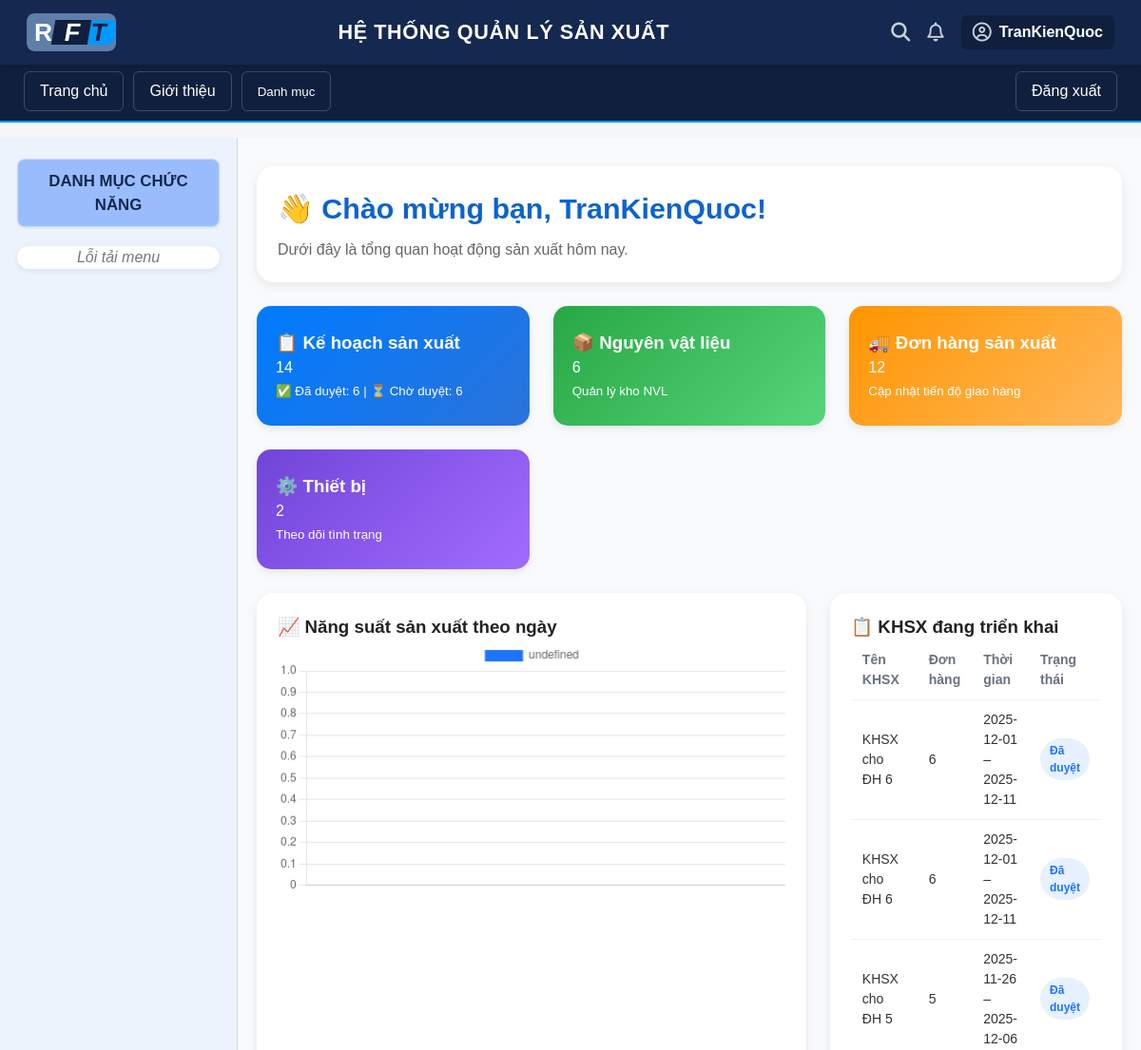
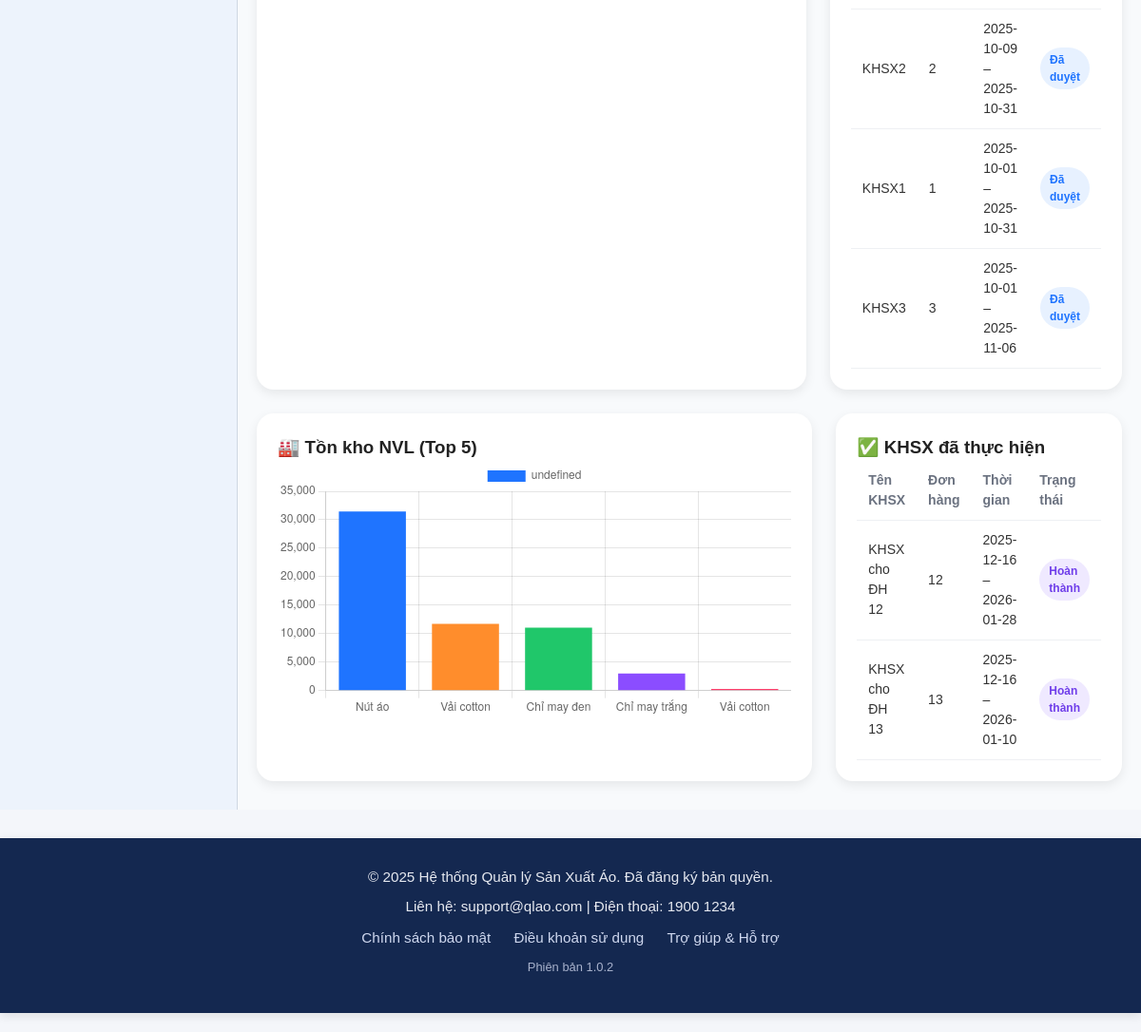
Page /index.php?page=home (signed in) on the earlier database version (2 pictures, top to bottom).
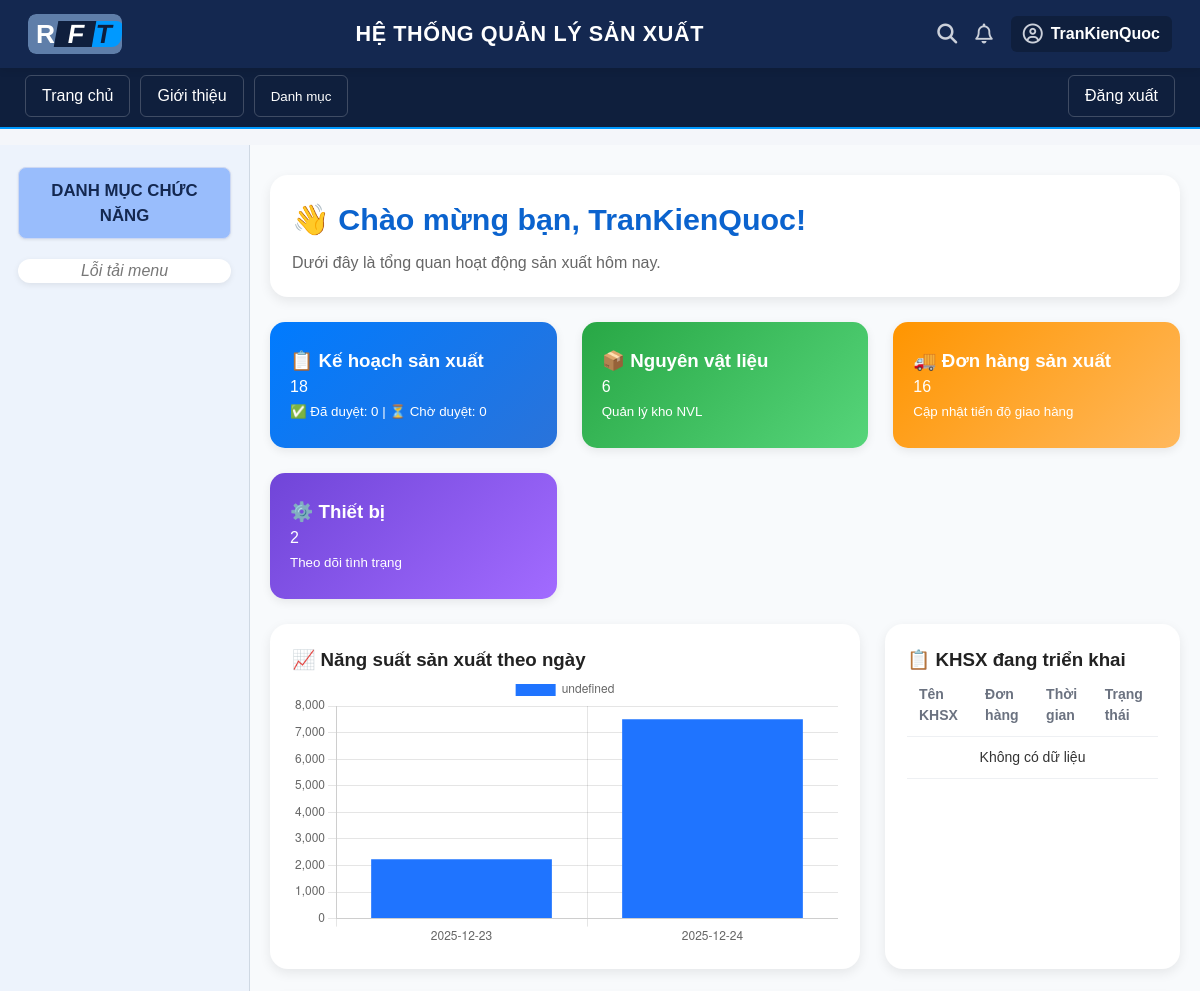
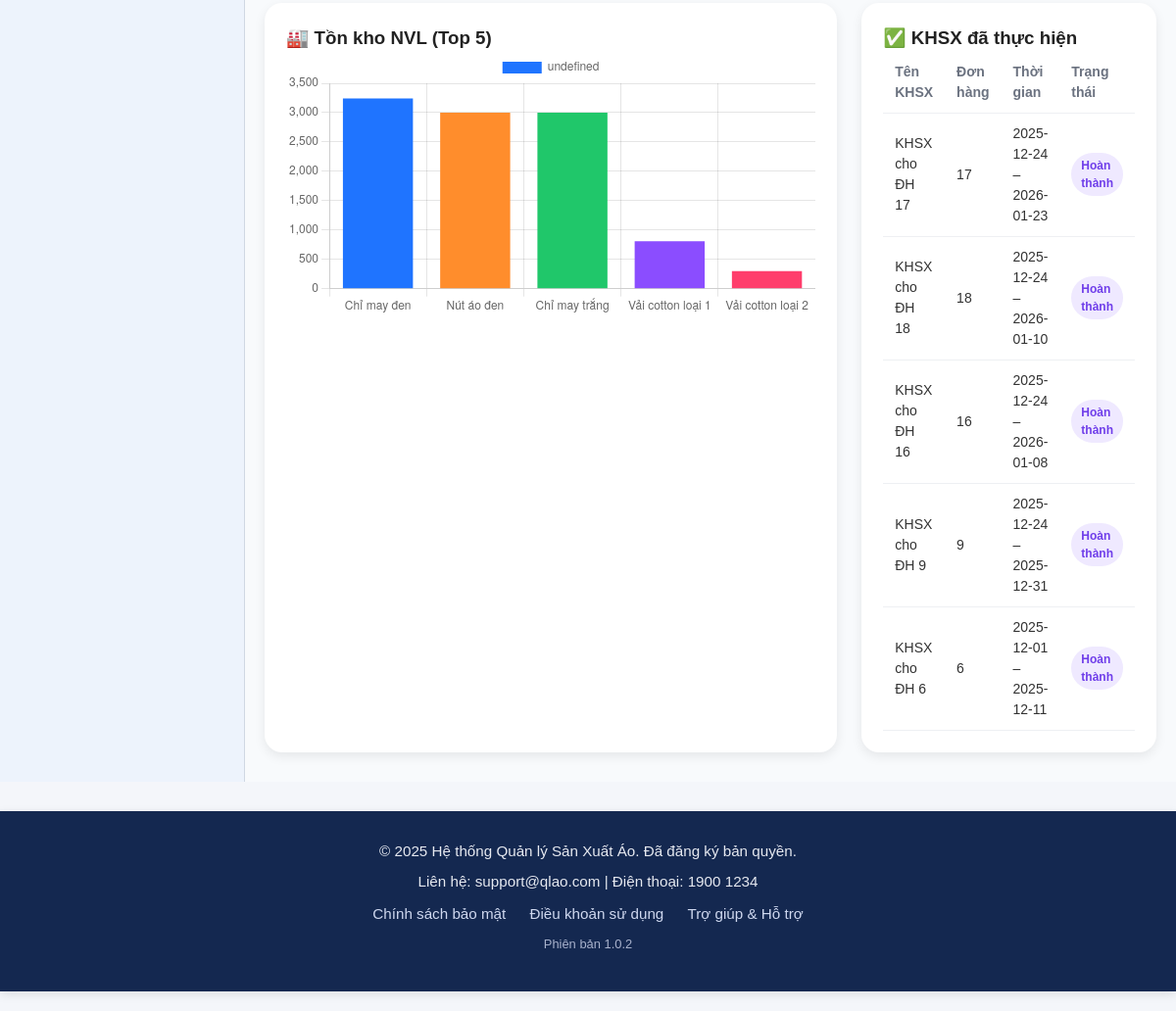
Same page on the later database version (2 pictures, top to bottom).
### tables this page shows
CREATE TABLE `kehoachsanxuat` (
  `maKHSX` int(11) NOT NULL,
  `tenKHSX` varchar(100) NOT NULL,
  `maDonHang` int(11) NOT NULL,
  `maSanPham` int(11) NOT NULL,
  `thoiGianBatDau` date NOT NULL,
  `thoiGianKetThuc` date NOT NULL,
  `trangThai` varchar(50) NOT NULL DEFAULT 'Chờ duyệt',
  `maND` int(11) NOT NULL
);

### app/controllers/HomeController.php (called while the page is built, shortened)
<?php
require_once 'app/models/HomeModel.php';
class HomeController
{
    public function index()
    {
        $isLoggedIn = true;
        $homeModel = new HomeModel();
        $thongKe = $homeModel->layThongKeTongQuan();
        $duLieuBieuDo = $homeModel->layNangSuatTheoNgay(7);
        $KHSXDangTrienKhai = $homeModel->layKHSXDangTrienKhai();
        $KHSXDaThucHien = $homeModel->layKHSXDaThucHien();
        $tonKhoNVL = $homeModel->layTonKhoNVL();
        require_once 'app/views/home.php';
    }
}

### app/models/HomeModel.php (called while the page is built)
<?php
require_once 'ketNoi.php';
class HomeModel {
    private $conn;
    public function __construct() {
        $db = new KetNoi();
        $this->conn = $db->connect();
    }
    public function layThongKeTongQuan() {
        $data = [];
        $data['tongKHSX'] = $this->getCount("SELECT COUNT(*) FROM kehoachsanxuat");
        $data['tongNVL'] = $this->getCount("SELECT COUNT(*) FROM nvl");
        $data['tongDonHang'] = $this->getCount("SELECT COUNT(*) FROM donhangsanxuat");
        $data['tongThietBi'] = $this->getCount("SELECT COUNT(*) FROM thietbi");
        $data['daDuyet'] = $this->getCount("SELECT COUNT(*) FROM kehoachsanxuat WHERE trangThai='Đã duyệt'");
        $data['choDuyet'] = $this->getCount("SELECT COUNT(*) FROM kehoachsanxuat WHERE trangThai='Chờ duyệt'");
        return $data;
    }
    private function getCount($sql) {
        $result = $this->conn->query($sql);
        return $result ? $result->fetch_row()[0] : 0;
    }
    public function layNangSuatTheoNgay($soNgay = 7) {
    $sql = "
        SELECT
            DATE(ngayLam) AS ngay,
            SUM(soLuongSPHoanThanh) AS tongSoLuong
        FROM ghinhanthanhphamtheongay
        WHERE ngayLam >= DATE_SUB(CURDATE(), INTERVAL ? DAY)
        GROUP BY DATE(ngayLam)
        ORDER BY ngay ASC
    ";
    $stmt = $this->conn->prepare($sql);
    $stmt->bind_param('i', $soNgay);
    $stmt->execute();
    $result = $stmt->get_result();
    $data = [];
    while ($row = $result->fetch_assoc()) {
        $data[] = $row;
    }
    return $data;
}
public function layKHSXDangTrienKhai() {
    $sql = "
        SELECT
            tenKHSX,
            maDonHang,
            thoiGianBatDau,
            thoiGianKetThuc,
            trangThai
        FROM kehoachsanxuat
        WHERE trangThai IN ('Đang sản xuất', 'Đã duyệt')
        ORDER BY thoiGianBatDau DESC
        LIMIT 10
    ";
    return $this->conn->query($sql)->fetch_all(MYSQLI_ASSOC);
}
public function layKHSXDaThucHien() {
    $sql = "
        SELECT
            tenKHSX,
            maDonHang,
            thoiGianBatDau,
            thoiGianKetThuc,
            trangThai
        FROM kehoachsanxuat
        WHERE trangThai IN ('Hoàn thành', 'Đã kết thúc')
        ORDER BY thoiGianKetThuc DESC
        LIMIT 10
    ";
    return $this->conn->query($sql)->fetch_all(MYSQLI_ASSOC);
}
public function layTonKhoNVL() {
    $sql = "
        SELECT tenNVL, soLuongTonKho
        FROM nvl
        ORDER BY soLuongTonKho DESC
        LIMIT 5
    ";
    return $this->conn->query($sql)->fetch_all(MYSQLI_ASSOC);
}
}

### app/models/ketNoi.php (called while the page is built, shortened)
<?php
class KetNoi {
    private $host = "localhost";
    private $user = "root";
    private $pass = "";
    private $dbname = "dl_final";
    public function connect() {
        $this->conn = new mysqli($this->host, $this->user, $this->pass, $this->dbname);
        $this->conn->set_charset("utf8mb4");
        return $this->conn;
    }
}
?>

### app/views/home.php (the view, shortened to what the changed rows need)
<!DOCTYPE html>
<html lang="vi">
<head>
    <link rel="stylesheet" href="public/css/style.css">
</head>
<body>
    <?php include 'app/views/layouts/header.php'; ?>
    <div class="main-container">
        <?php if (!$isLoggedIn): ?>
            <div class="welcome-container">
                <div class="welcome-card">
                    <h1 style="font-size:2.2em;font-weight:800;color:#0b63ce;margin-bottom:12px;font-family:'Inter', sans-serif;">👋 Chào mừng bạn đến hệ
                        thống QLSX</h1>
                    <p style="font-size:1.05em;color:#555;line-height:1.6;margin-bottom:28px;">
                        Giải pháp quản lý sản xuất thông minh – theo dõi kế hoạch, nguyên vật liệu và năng suất trong một
                        nền tảng duy nhất.
                    </p>
                    <button class="login-btn" onclick="window.location.href='index.php?page=login'">🔐 Đăng nhập
                        ngay</button>
                </div>
            </div>
        <?php else: ?>
            <div class="dashboard-container">
                <div class="panel" style="margin-bottom:25px;">
                    <h1 style="font-size:1.9em;font-weight:700;color:#0b63ce;margin:0;">
                        👋 Chào mừng bạn, <?= htmlspecialchars($_SESSION['user']['hoTen'] ?? '') ?>!
                    </h1>
                    <p style="color:#666;margin-top:8px;">Dưới đây là tổng quan hoạt động sản xuất hôm nay.</p>
                </div>
                <div class="dashboard-stats">
                    <div class="card" style="background:linear-gradient(135deg,#007bff,#2a73da);color:#fff;">
                        <h3>📋 Kế hoạch sản xuất</h3>
                        <p><?= $thongKe['tongKHSX'] ?? 0 ?></p>
                        <small>✅ Đã duyệt: <?= $thongKe['daDuyet'] ?? 0 ?> | ⏳ Chờ duyệt:
                            <?= $thongKe['choDuyet'] ?? 0 ?></small>
                    </div>
                    <div class="card" style="background:linear-gradient(135deg,#28a745,#56d57a);color:#fff;">
                        <h3>📦 Nguyên vật liệu</h3>
                        <p><?= $thongKe['tongNVL'] ?? 0 ?></p>
                        <small>Quản lý kho NVL</small>
                    </div>
                    <div class="card" style="background:linear-gradient(135deg,#ff9500,#ffb85c);color:#fff;">
                        <h3>🚚 Đơn hàng sản xuất</h3>
                        <p><?= $thongKe['tongDonHang'] ?? 0 ?></p>
                        <small>Cập nhật tiến độ giao hàng</small>
                    </div>
                    <div class="card" style="background:linear-gradient(135deg,#7045d8,#a26bff);color:#fff;">
                        <h3>⚙️ Thiết bị</h3>
                        <p><?= $thongKe['tongThietBi'] ?? 0 ?></p>
                        <small>Theo dõi tình trạng</small>
                    </div>
                </div>
                <div class="grid-2-1" style="margin-top:25px;margin-bottom:25px;">
                    <div class="panel">
                        <h3>📈 Năng suất sản xuất theo ngày</h3>
                        <canvas id="chartNangSuat"></canvas>
                    </div>
                    <div class="panel">
                        <h3>📋 KHSX đang triển khai</h3>
                        <table class="table">
                            <tr>
                                <th>Tên KHSX</th>
                                <th>Đơn hàng</th>
                                <th>Thời gian</th>
                                <th>Trạng thái</th>
                            </tr>
                            <?php if (!empty($KHSXDangTrienKhai)): ?>
                                <?php foreach ($KHSXDangTrienKhai as $row): ?>
                                    <tr>
                                        <td><?= $row['tenKHSX'] ?></td>
                                        <td><?= $row['maDonHang'] ?></td>
                                        <td><?= $row['thoiGianBatDau'] ?> – <?= $row['thoiGianKetThuc'] ?></td>
                                        <td>
                                            <?php
                                            $st = trim($row['trangThai']);
                                            $cls = 'b-pending';
                                            if ($st == 'Đã duyệt')
                                                $cls = 'b-approved';
                                            ?>
                                            <span class="badge <?= $cls ?>"><?= $st ?></span>
                                        </td>
                                    </tr>
                                <?php endforeach; ?>
                            <?php else: ?>
                                <tr>
                                    <td colspan="4" style="text-align:center;">Không có dữ liệu</td>
                                </tr>
                            <?php endif; ?>
                        </table>
                    </div>
                </div>
                <div class="grid-2-1">
                    <div class="panel">
                        <h3>🏭 Tồn kho NVL (Top 5)</h3>
                        <canvas id="chartTonKho"></canvas>
                    </div>
                    <div class="panel">
                        <h3>✅ KHSX đã thực hiện</h3>
                        <table class="table">
                            <tr>
                                <th>Tên KHSX</th>
                                <th>Đơn hàng</th>
                                <th>Thời gian</th>
                                <th>Trạng thái</th>
                            </tr>
                            <?php if (!empty($KHSXDaThucHien)): ?>
                                <?php foreach ($KHSXDaThucHien as $row): ?>
                                    <tr>
                                        <td><?= $row['tenKHSX'] ?></td>
                                        <td><?= $row['maDonHang'] ?></td>
                                        <td><?= $row['thoiGianBatDau'] ?> – <?= $row['thoiGianKetThuc'] ?></td>
                                        <td>
                                            <span class="badge b-done"><?= $row['trangThai'] ?></span>
                                        </td>
                                    </tr>
                                <?php endforeach; ?>
                            <?php else: ?>
                                <tr>
                                    <td colspan="4" style="text-align:center;">Không có dữ liệu</td>
                                </tr>
                            <?php endif; ?>
                        </table>
                    </div>
                </div>
            </div>
            <script>
                const nsLabels = <?= json_encode(array_column($duLieuBieuDo, 'ngay')) ?>;
                const nsValues = <?= json_encode(array_column($duLieuBieuDo, 'tongSoLuong')) ?>;
                new Chart(document.getElementById('chartNangSuat'), {
                    type: 'bar',
                    data: {
                        labels: nsLabels,
                        datasets: [{
                            data: nsValues,
                            backgroundColor: '#1f74ff'
                        }]
                    }
                });
                const nvlLabels = <?= json_encode(array_column($tonKhoNVL, 'tenNVL')) ?>;
                const nvlValues = <?= json_encode(array_column($tonKhoNVL, 'soLuongTonKho')) ?>;
                new Chart(document.getElementById('chartTonKho'), {
                    type: 'bar',
                    data: {
                        labels: nvlLabels,
                        datasets: [{
                            data: nvlValues,
                            backgroundColor: ['#1f74ff', '#ff8d2c', '#20c76a', '#8b4dff', '#ff3e6c']
                        }]
                    }
                });
            </script>
        <?php endif; ?>
    </div>
    <?php include 'app/views/layouts/footer.php'; ?>
</body>
</html>

Differences in the rows shown:
no longer on this page (row edited): kehoachsanxuat: tenKHSX "KHSX cho ĐH 6", maDonHang "6", thoiGianBatDau "2025-12-01", thoiGianKetThuc "2025-12-11", trangThai "Đã duyệt", shown under "📋 KHSX đang triển khai"
no longer on this page (row edited): kehoachsanxuat: tenKHSX "KHSX cho ĐH 6", maDonHang "6", thoiGianBatDau "2025-12-01", thoiGianKetThuc "2025-12-11", trangThai "Đã duyệt", shown under "📋 KHSX đang triển khai"
removed kehoachsanxuat: tenKHSX "KHSX cho ĐH 5", maDonHang "5", thoiGianBatDau "2025-11-26", thoiGianKetThuc "2025-12-06", trangThai "Đã duyệt", shown under "📋 KHSX đang triển khai"
no longer on this page (row edited): kehoachsanxuat: tenKHSX "KHSX2", maDonHang "2", thoiGianBatDau "2025-10-09", thoiGianKetThuc "2025-10-31", trangThai "Đã duyệt", shown under "📋 KHSX đang triển khai"
no longer on this page (row edited): kehoachsanxuat: tenKHSX "KHSX1", maDonHang "1", thoiGianBatDau "2025-10-01", thoiGianKetThuc "2025-10-31", trangThai "Đã duyệt", shown under "📋 KHSX đang triển khai"
no longer on this page (row edited): kehoachsanxuat: tenKHSX "KHSX3", maDonHang "3", thoiGianBatDau "2025-10-01", thoiGianKetThuc "2025-11-06", trangThai "Đã duyệt", shown under "📋 KHSX đang triển khai"
no longer on this page (row edited): kehoachsanxuat: tenKHSX "KHSX cho ĐH 12", maDonHang "12", thoiGianBatDau "2025-12-16", thoiGianKetThuc "2026-01-28", trangThai "Hoàn thành", shown under "✅ KHSX đã thực hiện"
no longer on this page (row edited): kehoachsanxuat: tenKHSX "KHSX cho ĐH 13", maDonHang "13", thoiGianBatDau "2025-12-16", thoiGianKetThuc "2026-01-10", trangThai "Hoàn thành", shown under "✅ KHSX đã thực hiện"
added kehoachsanxuat: tenKHSX "KHSX cho ĐH 17", maDonHang "17", thoiGianBatDau "2025-12-24", thoiGianKetThuc "2026-01-23", trangThai "Hoàn thành", shown under "✅ KHSX đã thực hiện"
added kehoachsanxuat: tenKHSX "KHSX cho ĐH 18", maDonHang "18", thoiGianBatDau "2025-12-24", thoiGianKetThuc "2026-01-10", trangThai "Hoàn thành", shown under "✅ KHSX đã thực hiện"
added kehoachsanxuat: tenKHSX "KHSX cho ĐH 16", maDonHang "16", thoiGianBatDau "2025-12-24", thoiGianKetThuc "2026-01-08", trangThai "Hoàn thành", shown under "✅ KHSX đã thực hiện"
added kehoachsanxuat: tenKHSX "KHSX cho ĐH 9", maDonHang "9", thoiGianBatDau "2025-12-24", thoiGianKetThuc "2025-12-31", trangThai "Hoàn thành", shown under "✅ KHSX đã thực hiện"
now on this page (row edited): kehoachsanxuat: tenKHSX "KHSX cho ĐH 6", maDonHang "6", thoiGianBatDau "2025-12-01", thoiGianKetThuc "2025-12-11", trangThai "Hoàn thành", shown under "✅ KHSX đã thực hiện"
Other differences:
$thongKe['tongKHSX']: "14" → "18"
$thongKe['daDuyet']: "6" → "0"
$thongKe['choDuyet']: "6" → "0"
$thongKe['tongDonHang']: "12" → "16"
chart data {{ json_encode(array_column($duLieuBieuDo, 'ngay')) }}: [] → ["2025-12-23","2025-12-24"]
chart data {{ json_encode(array_column($duLieuBieuDo, 'tongSoLuong')) }}: [] → ["2230","7500"]
chart data {{ json_encode(array_column($tonKhoNVL, 'soLuongTonKho')) }}: ["31463","11710","11041","3000","300"] → ["3240","3000","3000","810","300"]
text now shown: "Không có dữ liệu"
